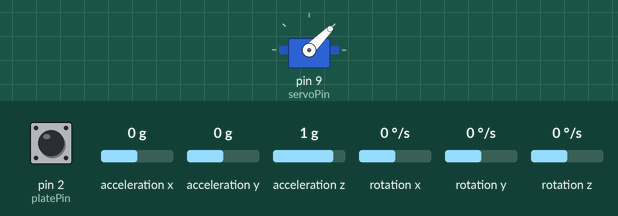
The sketch below on a simulated Arduino Uno, built with avr-gcc and run on an emulated ATmega328P. On the bench: servo. Inputs (shaded band) come from the test bench; at power-on: pin 2 (platePin) HIGH, acceleration x 0 g, acceleration y 0 g, acceleration z 1 g, rotation x 0 °/s, rotation y 0 °/s, rotation z 0 °/s. What the sketch prints to the serial monitor is not drawn.

Above: at 1.2 s.
1.3 s: pin 2 (platePin) pulled LOW for 0.9 s
Timing chart, 0 to 4.3 s (numbered marks = the images above; inputs shaded):
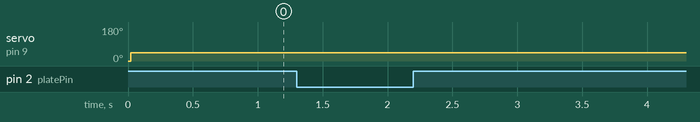

The sketch:

code.ino
```cpp
#include <Wire.h>
#include <MPU6050.h>
#include <Servo.h>

MPU6050 mpu;
Servo standServo;

const int servoPin = 9;         // Pin connected to the servo motor
const int platePin = 2;         // Pin connected to the conducting plate
int16_t ax, ay, az;             // Variables for accelerometer readings
int16_t initialAx, initialAy, initialAz; // Initial tilt values

bool standRetracted = false;    // Flag to check if stand is retracted

void setup() {
  Serial.begin(9600);
  Wire.begin();
  mpu.initialize();
  standServo.attach(servoPin);

  // Set up the conducting plate pin
  pinMode(platePin, INPUT_PULLUP);

  // Get the initial tilt values
  mpu.getAcceleration(&initialAx, &initialAy, &initialAz);

  // Print the initial values for reference
  Serial.print("Initial X: "); Serial.println(initialAx);
  Serial.print("Initial Y: "); Serial.println(initialAy);
  Serial.print("Initial Z: "); Serial.println(initialAz);

  // Initialize servo to stand down position
  standServo.write(0);
}

void loop() {
  // Check if the stand is already retracted
  if (digitalRead(platePin) == LOW) {
    standRetracted = true;
    Serial.println("Stand already retracted.");
  } else {
    standRetracted = false;
  }

  // Get current tilt values
  mpu.getAcceleration(&ax, &ay, &az);

  // Detect if the scooter is lifted (tilt change)
  if (!standRetracted && abs(ax - initialAx) < 2000 && abs(az - initialAz) < 2000) {
    Serial.println("Scooter lifted, retracting stand...");
    standServo.write(45); // Rotate servo to lift the stand
    delay(1000);          // Wait for the servo to complete the movement

    // Check if the stand is in the rest position
    if (digitalRead(platePin) == LOW) {
      Serial.println("Stand retracted successfully.");
      standRetracted = true;
    }
  }

  delay(500); // Small delay for stable readings
}
```

Measured:
- after the input at 1.3 s, every drawn part: stays the same
